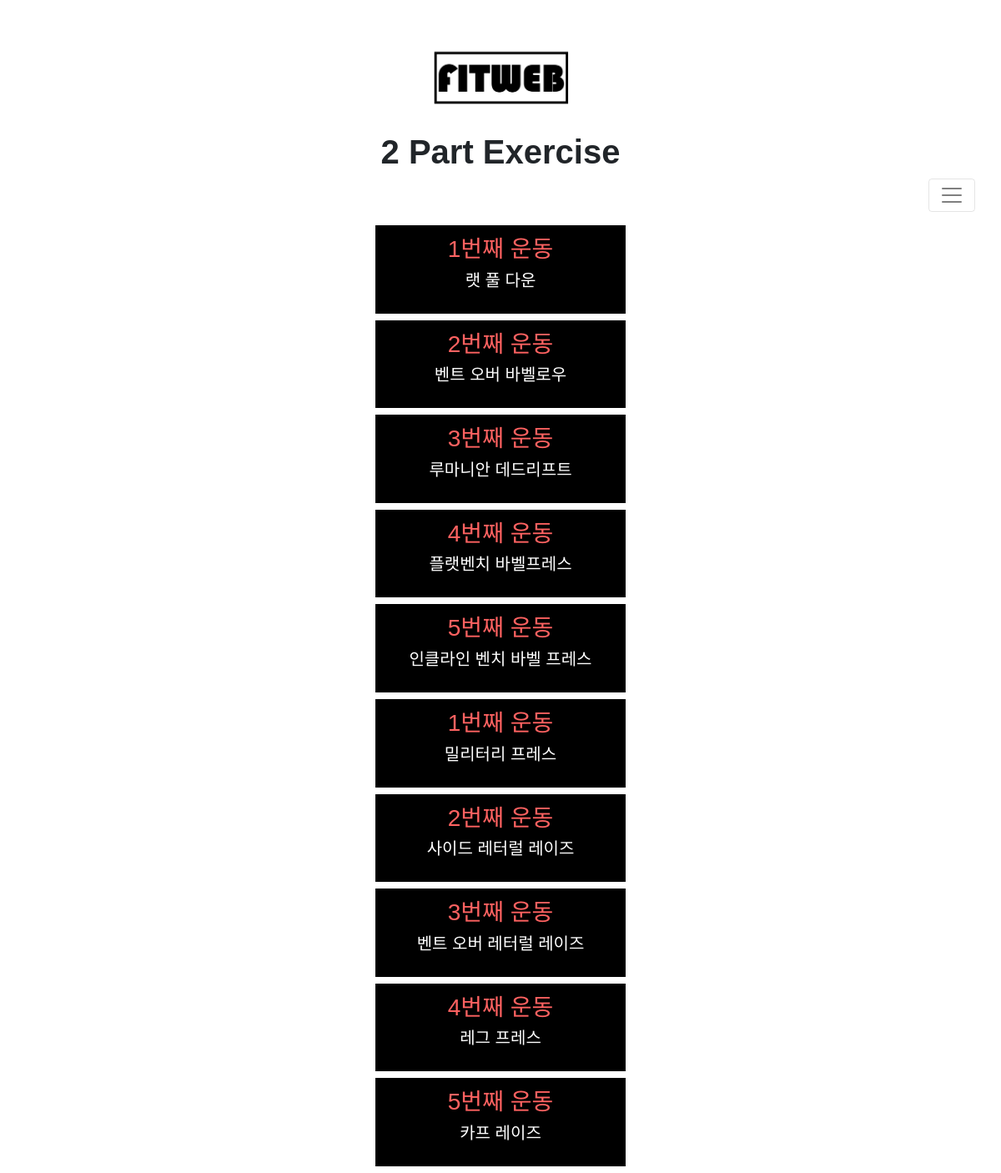
The page /weight_training_list_beginner_level_2parts on the database its author committed.
### fitweb/models.py (models this page shows, shortened)
class Post(models.Model):
    objects_num = models.IntegerField()
    Header_first = models.CharField(max_length=200, default='')
    Header_second = models.CharField(max_length=200, default='')
    Header_third = models.CharField(max_length=200, default='', blank=True)
    Header_four = models.CharField(max_length=200, default='', blank=True)
    author = models.ForeignKey(settings.AUTH_USER_MODEL, on_delete=models.CASCADE)
    title = models.CharField(max_length=200, default='')
    video = EmbedVideoField(blank=True)
    text = models.TextField()
    created_date = models.DateTimeField(
            default=timezone.now)
    published_date = models.DateTimeField(
            blank=True, null=True)

### fitweb/views.py (the view)
# urls.py: path('weight_training_list_beginner_level_2parts', views.weight_training_list_beginner_level_2parts,
def weight_training_list_beginner_level_2parts(request):
    posts = Post.objects.filter(Header_first__contains='weight training', Header_second__contains='beginner', Header_third__contains='part2')
    posts = posts.order_by("title")
    posts = posts.order_by("Header_four")
    return render(request, 'fitweb/weight_training_list_beginner_level_2parts.html', {'posts': posts})

### fitweb/templates/fitweb/weight_training_list_beginner_level_2parts.html (shortened to what this page needs)
{% load embed_video_tags %}
{% load static %}
<html>
    <head>
        <link rel="stylesheet" href="https://maxcdn.bootstrapcdn.com/bootstrap/4.0.0-beta/css/bootstrap.min.css">
        <link rel="stylesheet" href="{% static "css/main.css" %}">
    </head>
<body>
<h1 class="logo" style="margin-top: 50px"><a id="logo" href="{% url 'home' %}"><img src="../../static/images/logo.png"></a></h1>
<nav class="navbar navbar-light bg-light">
  <div class="container-fluid" >
    <h1 style="width: 100%">
        <header class="page-header" style="overflow: auto;">
            <h1><b>2 Part Exercise</b></h1>
        </header>
        <button style="float: right" class="navbar-toggler" type="button" data-bs-toggle="collapse" data-bs-target="#navbarSupportedContent" aria-controls="navbarSupportedContent" aria-expanded="false" aria-label="Toggle navigation">
            <span class="navbar-toggler-icon"></span>
        </button>
    </h1>
  </div>
</nav>
<div class="content container" style="text-align: center">
    {% for post in posts %}
        <h2 id="barofont" class="listdown" >
            <ul id="mainlist"  class="list-group list-group-flush">
                <li class="list-group-item" style="background-color: black">
                    <div class="post">
                        <h3><a href="{% url 'detail' pk=post.pk %}", style="color: #ff6261">{{ post.title }}</a></h3>
                        <p style="color: white">{{ post.text|linebreaksbr }}</p>
                    </div>
                </li>
            </ul>
        </h2>
    {% endfor %}
</div>
</body>
</html>

### fitweb/static/css/main.css (style rules this page uses)
body { margin: 0px; font-family: 'Noto Sans KR', sans-serif; min-width: 600px; min-height: 500px; }
.logo { text-align: center; height: 80px; margin-bottom: 20px; }
.logo img { height: 100px; border: 20px; }
.navbar { text-align: center; }
#barofont { width: 100%; }
#barofont a { text-decoration: none; color: white; }
#barofont a { text-decoration: none; }
.list-group-item { font-size: 20px; position: relative; display: block; padding: .75rem 1.25rem; margin-bottom: -1px; background-color: rgba(0,0,0,0); border: 1px solid rgba(0,0,0,.125); }
#mainlist { background-color: rgba(0,0,0,0.2); width: 300px; text-align: center; margin-left: auto; margin-right: auto; }

### fitweb/templates/fitweb/weight_training_list_beginner_level_2parts.html (style rules this page uses)
body { margin: 0px; font-family: 'Noto Sans KR', sans-serif; min-width: 600px; min-height: 500px; }
.bg-light { background-color: rgba(0,0,0,0)!important; }
@media (min-width: 576px) { .container { max-width: 100%; } }

### rows shown on the page
Post: title "1번째 운동", text "랫 풀 다운"
Post: title "2번째 운동", text "벤트 오버 바벨로우"
Post: title "3번째 운동", text "루마니안 데드리프트"
Post: title "4번째 운동", text "플랫벤치 바벨프레스"
Post: title "5번째 운동", text "인클라인 벤치 바벨 프레스"
Post: title "1번째 운동", text "밀리터리 프레스"
Post: title "2번째 운동", text "사이드 레터럴 레이즈"
Post: title "3번째 운동", text "벤트 오버 레터럴 레이즈"
Post: title "4번째 운동", text "레그 프레스"
Post: title "5번째 운동", text "카프 레이즈"
